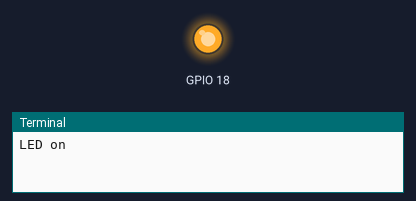
This program was run on a simulated Raspberry Pi (BCM pin numbers). On the bench: output pins drawn as LEDs (lit = HIGH), the last lines printed to the terminal.

Above: at 2.5 s.
At 7.5 s:
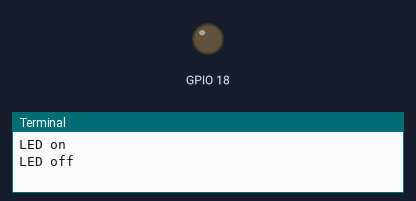
Timing chart, 0 to 13.0 s (numbered marks = the images above):
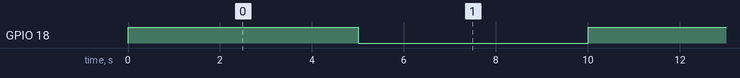

The program:

led.py
```python
import RPi.GPIO as GPIO
import time
GPIO.setmode(GPIO.BCM)
GPIO.setwarnings(False)

while True:
        GPIO.setmode(GPIO.BCM)
        GPIO.setwarnings(False)
        GPIO.setup(18,GPIO.OUT)
        print "LED on"
        GPIO.output(18,GPIO.HIGH)
        time.sleep(5)
        print "LED off"
        GPIO.output(18,GPIO.LOW)
        time.sleep(5)
```

Measured:
- by itself, GPIO 18: alternates HIGH for 5.0 s and LOW for 5.0 s
